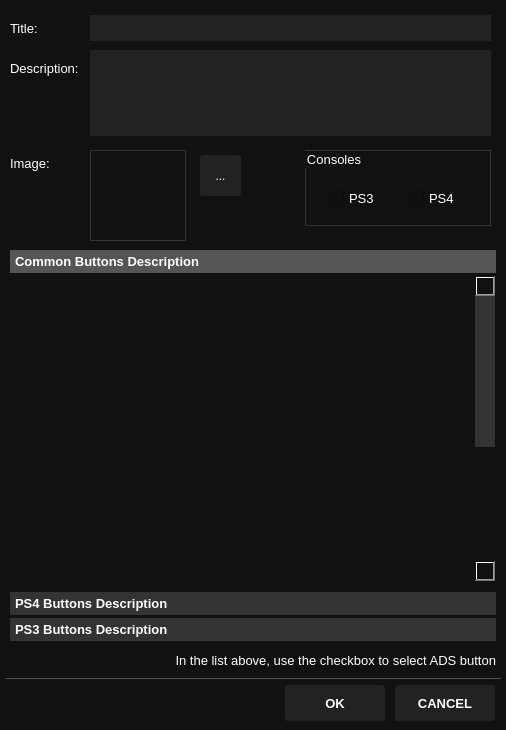
<?xml version="1.0" encoding="UTF-8"?>
<ui version="4.0">
 <class>GameDefDialog</class>
 <widget class="QDialog" name="GameDefDialog">
  <property name="geometry">
   <rect>
    <x>0</x>
    <y>0</y>
    <width>506</width>
    <height>730</height>
   </rect>
  </property>
  <property name="minimumSize">
   <size>
    <width>506</width>
    <height>730</height>
   </size>
  </property>
  <property name="maximumSize">
   <size>
    <width>506</width>
    <height>730</height>
   </size>
  </property>
  <property name="windowTitle">
   <string>Game Profile</string>
  </property>
  <property name="styleSheet">
   <string notr="true">QDialog {
	background-color: #111;
}

QLabel {
	color: #FFF;
}

QToolButton {
	background-color: #222;
	color: #FFF;
	border-radius: 3px;
}

QLineEdit {
	background-color: #222;
	background: #222;
	color: #FFF;
}

QComboBox {
    border: 0px;
	background-color: #222;
	selection-background-color: #0156AB;

}

QComboBox:editable {
	background-color: #222;
	color: #1086e2;
}

QComboBox QAbstractItemView  {
    border: 0px;
    selection-background-color: #00F;
	background-color: #111;
	selection-color: #FFF;
	color: #FFF;
}

QComboBox::drop-down  {
	border: 0px;
	width: 22px;
}

QComboBox::down-arrow {
	image: url(:/images/scroll_down.png);
}

QGroupBox {
	color: #FFF;
border: 1px solid #333;
}

QScrollBar:vertical  {
    background: #111;
	border: 0;
	width: 20px;
	margin: 0 0 0 0;
	padding: 0 0 0 0;
}

QScrollBar::up-arrow:vertical, QScrollBar::down-arrow:vertical  {
    border: 0;
	margin: 0 0 0 0;
}

 QScrollBar::handle:vertical  {
     background: #333;
	 margin: 20px 0 20px 0;
 }
 
 QScrollBar::add-page:vertical, QScrollBar::sub-page:vertical  {
     background: none;
 }

 QScrollBar::sub-line:vertical  {
     border: 0px;
	 image: url(:/images/scroll_up.png);
     subcontrol-position: top;
     subcontrol-origin: content;
 }

 QScrollBar::add-line:vertical  {
     border: 0px;
	 image: url(:/images/scroll_down.png);
     subcontrol-position: bottom;
     subcontrol-origin: content;
 }

QPlainTextEdit {
     background-color: #222;
	border-color: #000;
	color: #FFF;
}

QToolBox::tab {
	background: #333;
	color: #FFF;
	border: 1px solid #333;
}

QToolBox::tab:selected {
	background: #555;
	color: #FFF;
	border: 1px solid #555;
}

QCheckBox {
	background-color: #111;
	color: #FFF;
}

</string>
  </property>
  <widget class="QLabel" name="label_3">
   <property name="geometry">
    <rect>
     <x>10</x>
     <y>155</y>
     <width>61</width>
     <height>16</height>
    </rect>
   </property>
   <property name="font">
    <font>
     <pointsize>10</pointsize>
    </font>
   </property>
   <property name="text">
    <string>Image:</string>
   </property>
  </widget>
  <widget class="QToolButton" name="btnselpic">
   <property name="geometry">
    <rect>
     <x>200</x>
     <y>155</y>
     <width>41</width>
     <height>41</height>
    </rect>
   </property>
   <property name="focusPolicy">
    <enum>Qt::WheelFocus</enum>
   </property>
   <property name="text">
    <string>...</string>
   </property>
  </widget>
  <widget class="QLineEdit" name="edt_name">
   <property name="geometry">
    <rect>
     <x>90</x>
     <y>15</y>
     <width>401</width>
     <height>26</height>
    </rect>
   </property>
   <property name="font">
    <font>
     <pointsize>11</pointsize>
    </font>
   </property>
   <property name="focusPolicy">
    <enum>Qt::WheelFocus</enum>
   </property>
   <property name="autoFillBackground">
    <bool>false</bool>
   </property>
   <property name="inputMethodHints">
    <set>Qt::ImhNone</set>
   </property>
   <property name="frame">
    <bool>false</bool>
   </property>
  </widget>
  <widget class="QLabel" name="label_2">
   <property name="geometry">
    <rect>
     <x>10</x>
     <y>20</y>
     <width>61</width>
     <height>16</height>
    </rect>
   </property>
   <property name="font">
    <font>
     <pointsize>10</pointsize>
    </font>
   </property>
   <property name="text">
    <string>Title:</string>
   </property>
  </widget>
  <widget class="QLabel" name="lbl_image">
   <property name="geometry">
    <rect>
     <x>90</x>
     <y>150</y>
     <width>96</width>
     <height>91</height>
    </rect>
   </property>
   <property name="styleSheet">
    <string notr="true">QLabel {
border: 1px solid #333;
}</string>
   </property>
   <property name="frameShape">
    <enum>QFrame::NoFrame</enum>
   </property>
   <property name="text">
    <string/>
   </property>
  </widget>
  <widget class="Line" name="line">
   <property name="geometry">
    <rect>
     <x>5</x>
     <y>670</y>
     <width>496</width>
     <height>16</height>
    </rect>
   </property>
   <property name="styleSheet">
    <string notr="true">color: rgb(80, 80, 80);</string>
   </property>
   <property name="frameShadow">
    <enum>QFrame::Plain</enum>
   </property>
   <property name="orientation">
    <enum>Qt::Horizontal</enum>
   </property>
  </widget>
  <widget class="QToolButton" name="btnok">
   <property name="geometry">
    <rect>
     <x>285</x>
     <y>685</y>
     <width>100</width>
     <height>36</height>
    </rect>
   </property>
   <property name="font">
    <font>
     <pointsize>10</pointsize>
     <weight>75</weight>
     <bold>true</bold>
    </font>
   </property>
   <property name="text">
    <string>OK</string>
   </property>
  </widget>
  <widget class="QToolButton" name="btncancel">
   <property name="geometry">
    <rect>
     <x>395</x>
     <y>685</y>
     <width>100</width>
     <height>36</height>
    </rect>
   </property>
   <property name="font">
    <font>
     <pointsize>10</pointsize>
     <weight>75</weight>
     <bold>true</bold>
    </font>
   </property>
   <property name="text">
    <string>CANCEL</string>
   </property>
  </widget>
  <widget class="QToolBox" name="toolBox">
   <property name="geometry">
    <rect>
     <x>10</x>
     <y>250</y>
     <width>486</width>
     <height>391</height>
    </rect>
   </property>
   <property name="font">
    <font>
     <pointsize>10</pointsize>
     <weight>75</weight>
     <bold>true</bold>
    </font>
   </property>
   <property name="styleSheet">
    <string notr="true">QWidget {
	background-color: #111;
}</string>
   </property>
   <property name="currentIndex">
    <number>0</number>
   </property>
   <property name="tabSpacing">
    <number>3</number>
   </property>
   <widget class="QWidget" name="page_common">
    <property name="geometry">
     <rect>
      <x>0</x>
      <y>0</y>
      <width>486</width>
      <height>310</height>
     </rect>
    </property>
    <property name="autoFillBackground">
     <bool>false</bool>
    </property>
    <attribute name="icon">
     <iconset resource="gde.qrc">
      <normaloff>:/images/arrow_down1.png</normaloff>:/images/arrow_down1.png</iconset>
    </attribute>
    <attribute name="label">
     <string>Common Buttons Description</string>
    </attribute>
    <widget class="QScrollArea" name="scrollArea">
     <property name="geometry">
      <rect>
       <x>-5</x>
       <y>0</y>
       <width>490</width>
       <height>305</height>
      </rect>
     </property>
     <property name="sizePolicy">
      <sizepolicy hsizetype="Preferred" vsizetype="Preferred">
       <horstretch>0</horstretch>
       <verstretch>0</verstretch>
      </sizepolicy>
     </property>
     <property name="minimumSize">
      <size>
       <width>0</width>
       <height>0</height>
      </size>
     </property>
     <property name="maximumSize">
      <size>
       <width>16777215</width>
       <height>16777215</height>
      </size>
     </property>
     <property name="focusPolicy">
      <enum>Qt::NoFocus</enum>
     </property>
     <property name="styleSheet">
      <string notr="true">QScrollArea {
	background-color: #111;
}

</string>
     </property>
     <property name="frameShape">
      <enum>QFrame::NoFrame</enum>
     </property>
     <property name="frameShadow">
      <enum>QFrame::Plain</enum>
     </property>
     <property name="lineWidth">
      <number>0</number>
     </property>
     <property name="verticalScrollBarPolicy">
      <enum>Qt::ScrollBarAsNeeded</enum>
     </property>
     <property name="horizontalScrollBarPolicy">
      <enum>Qt::ScrollBarAlwaysOff</enum>
     </property>
     <property name="sizeAdjustPolicy">
      <enum>QAbstractScrollArea::AdjustIgnored</enum>
     </property>
     <property name="widgetResizable">
      <bool>true</bool>
     </property>
     <property name="alignment">
      <set>Qt::AlignLeading|Qt::AlignLeft|Qt::AlignTop</set>
     </property>
     <widget class="QWidget" name="panel">
      <property name="geometry">
       <rect>
        <x>0</x>
        <y>0</y>
        <width>479</width>
        <height>487</height>
       </rect>
      </property>
      <property name="minimumSize">
       <size>
        <width>479</width>
        <height>487</height>
       </size>
      </property>
      <property name="maximumSize">
       <size>
        <width>479</width>
        <height>487</height>
       </size>
      </property>
      <property name="styleSheet">
       <string notr="true">QWidget {
	background-color: #111;
}</string>
      </property>
      <widget class="QWidget" name="verticalLayoutWidget">
       <property name="geometry">
        <rect>
         <x>5</x>
         <y>0</y>
         <width>460</width>
         <height>306</height>
        </rect>
       </property>
       <layout class="QVBoxLayout" name="vl_common">
        <property name="sizeConstraint">
         <enum>QLayout::SetMinAndMaxSize</enum>
        </property>
       </layout>
      </widget>
     </widget>
    </widget>
   </widget>
   <widget class="QWidget" name="page_ps4">
    <property name="geometry">
     <rect>
      <x>0</x>
      <y>0</y>
      <width>100</width>
      <height>30</height>
     </rect>
    </property>
    <attribute name="icon">
     <iconset resource="gde.qrc">
      <normaloff>:/images/arrow_down1.png</normaloff>:/images/arrow_down1.png</iconset>
    </attribute>
    <attribute name="label">
     <string>PS4 Buttons Description</string>
    </attribute>
    <widget class="QWidget" name="verticalLayoutWidget_4">
     <property name="geometry">
      <rect>
       <x>0</x>
       <y>0</y>
       <width>486</width>
       <height>81</height>
      </rect>
     </property>
     <layout class="QVBoxLayout" name="vl_ps4">
      <property name="sizeConstraint">
       <enum>QLayout::SetMinAndMaxSize</enum>
      </property>
     </layout>
    </widget>
   </widget>
   <widget class="QWidget" name="page_ps3">
    <property name="geometry">
     <rect>
      <x>0</x>
      <y>0</y>
      <width>100</width>
      <height>30</height>
     </rect>
    </property>
    <attribute name="icon">
     <iconset resource="gde.qrc">
      <normaloff>:/images/arrow_down1.png</normaloff>:/images/arrow_down1.png</iconset>
    </attribute>
    <attribute name="label">
     <string>PS3 Buttons Description</string>
    </attribute>
    <widget class="QWidget" name="verticalLayoutWidget_3">
     <property name="geometry">
      <rect>
       <x>0</x>
       <y>0</y>
       <width>486</width>
       <height>86</height>
      </rect>
     </property>
     <layout class="QVBoxLayout" name="vl_ps3">
      <property name="sizeConstraint">
       <enum>QLayout::SetMinAndMaxSize</enum>
      </property>
     </layout>
    </widget>
   </widget>
  </widget>
  <widget class="QLabel" name="label_4">
   <property name="geometry">
    <rect>
     <x>10</x>
     <y>60</y>
     <width>81</width>
     <height>16</height>
    </rect>
   </property>
   <property name="font">
    <font>
     <pointsize>10</pointsize>
    </font>
   </property>
   <property name="text">
    <string>Description:</string>
   </property>
  </widget>
  <widget class="QGroupBox" name="groupBox">
   <property name="geometry">
    <rect>
     <x>305</x>
     <y>150</y>
     <width>186</width>
     <height>76</height>
    </rect>
   </property>
   <property name="font">
    <font>
     <pointsize>10</pointsize>
    </font>
   </property>
   <property name="title">
    <string>Consoles</string>
   </property>
   <widget class="QCheckBox" name="chk_ps3">
    <property name="geometry">
     <rect>
      <x>25</x>
      <y>40</y>
      <width>46</width>
      <height>17</height>
     </rect>
    </property>
    <property name="font">
     <font>
      <pointsize>10</pointsize>
     </font>
    </property>
    <property name="text">
     <string>PS3</string>
    </property>
   </widget>
   <widget class="QCheckBox" name="chk_ps4">
    <property name="geometry">
     <rect>
      <x>105</x>
      <y>40</y>
      <width>46</width>
      <height>17</height>
     </rect>
    </property>
    <property name="font">
     <font>
      <pointsize>10</pointsize>
     </font>
    </property>
    <property name="text">
     <string>PS4</string>
    </property>
   </widget>
  </widget>
  <widget class="QPlainTextEdit" name="edt_desc">
   <property name="geometry">
    <rect>
     <x>90</x>
     <y>50</y>
     <width>401</width>
     <height>86</height>
    </rect>
   </property>
   <property name="font">
    <font>
     <pointsize>11</pointsize>
    </font>
   </property>
   <property name="frameShape">
    <enum>QFrame::NoFrame</enum>
   </property>
   <property name="tabChangesFocus">
    <bool>true</bool>
   </property>
  </widget>
  <widget class="QLabel" name="label_5">
   <property name="geometry">
    <rect>
     <x>15</x>
     <y>650</y>
     <width>481</width>
     <height>20</height>
    </rect>
   </property>
   <property name="font">
    <font>
     <pointsize>10</pointsize>
    </font>
   </property>
   <property name="layoutDirection">
    <enum>Qt::LeftToRight</enum>
   </property>
   <property name="text">
    <string>In the list above, use the checkbox to select ADS button</string>
   </property>
   <property name="alignment">
    <set>Qt::AlignRight|Qt::AlignTrailing|Qt::AlignVCenter</set>
   </property>
  </widget>
 </widget>
 <tabstops>
  <tabstop>edt_name</tabstop>
  <tabstop>edt_desc</tabstop>
  <tabstop>btnselpic</tabstop>
  <tabstop>chk_ps3</tabstop>
  <tabstop>chk_ps4</tabstop>
  <tabstop>btnok</tabstop>
  <tabstop>btncancel</tabstop>
 </tabstops>
 <resources>
  <include location="gde.qrc"/>
 </resources>
 <connections/>
</ui>
